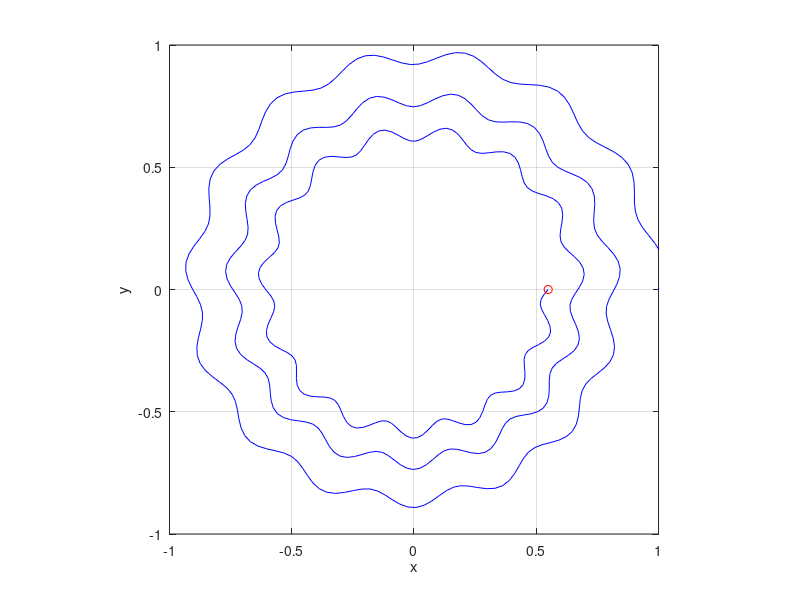

The MATLAB script that drew this image:
% animatedPoint.m
% Author: Matthew Eleazar
% Date: 2/9/22
% This program will 
%% Clear as a beer
clear all
clc
%% Parameters
Nt = 500; % speed

tf = 3; % final time

R = 1; % radius

tau = 5; % delay time

omega = 2*pi; % angular frequency


%% Domain Marching
tm = linspace(0,tf, Nt);
x = zeros(Nt, 1);
y = zeros(Nt, 1);
x1 = min(x(:)); 
x2 = min(x(:)); 
y1 = min(y(:)); 
y2 = min(y(:));


for ix = 1:Nt
    r(ix) = R*exp(-tm(ix)/tau) + (pi/100)*sin(30*pi*tm(ix));
    x(ix) = r(ix)*cos(omega * tm(ix));
    y(ix) = r(ix)*sin(omega * tm(ix));
end

for iplot = 1:Nt
    plot(x(1:iplot), y(1:iplot), 'b-', x(iplot), y(iplot), 'ro', x(iplot:Nt), y(iplot:Nt), 'k--')
    xlabel('x')
    ylabel('y')
    axis([-1, 1, -1, 1])
    axis square
    grid on
    drawnow
end 
